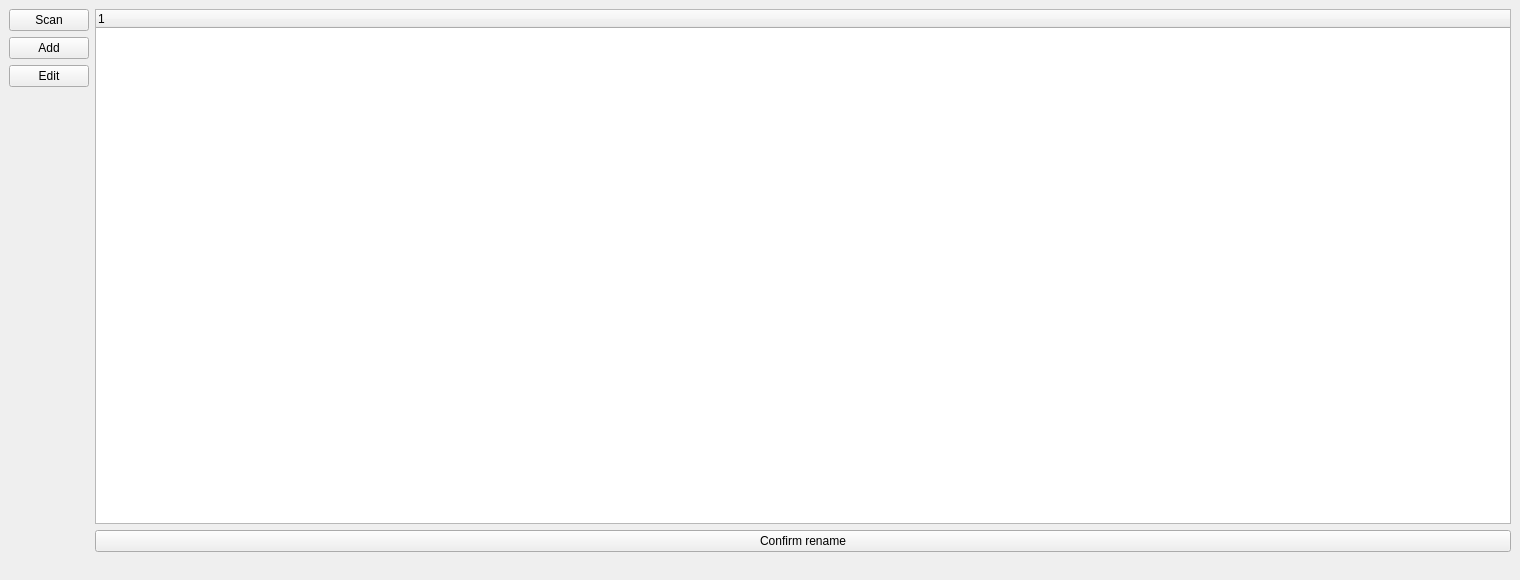
<?xml version="1.0" encoding="UTF-8"?>
<ui version="4.0">
 <class>MainWindow</class>
 <widget class="QMainWindow" name="MainWindow">
  <property name="geometry">
   <rect>
    <x>0</x>
    <y>0</y>
    <width>1520</width>
    <height>580</height>
   </rect>
  </property>
  <property name="sizePolicy">
   <sizepolicy hsizetype="Fixed" vsizetype="Fixed">
    <horstretch>0</horstretch>
    <verstretch>0</verstretch>
   </sizepolicy>
  </property>
  <property name="minimumSize">
   <size>
    <width>1520</width>
    <height>580</height>
   </size>
  </property>
  <property name="maximumSize">
   <size>
    <width>1520</width>
    <height>580</height>
   </size>
  </property>
  <property name="windowTitle">
   <string>qAnime2</string>
  </property>
  <widget class="QWidget" name="central_widget">
   <layout class="QHBoxLayout" name="horizontalLayout">
    <item>
     <layout class="QVBoxLayout" name="vlayout_buttons">
      <item>
       <widget class="QPushButton" name="button_scan">
        <property name="text">
         <string>Scan</string>
        </property>
       </widget>
      </item>
      <item>
       <widget class="QPushButton" name="button_add">
        <property name="text">
         <string>Add</string>
        </property>
       </widget>
      </item>
      <item>
       <widget class="QPushButton" name="button_edit">
        <property name="text">
         <string>Edit</string>
        </property>
       </widget>
      </item>
      <item>
       <spacer name="verticalSpacer">
        <property name="orientation">
         <enum>Qt::Vertical</enum>
        </property>
        <property name="sizeHint" stdset="0">
         <size>
          <width>20</width>
          <height>40</height>
         </size>
        </property>
       </spacer>
      </item>
     </layout>
    </item>
    <item>
     <layout class="QVBoxLayout" name="vlayout_table">
      <item>
       <widget class="QTreeWidget" name="tree_torrents">
        <column>
         <property name="text">
          <string notr="true">1</string>
         </property>
        </column>
       </widget>
      </item>
      <item>
       <widget class="QPushButton" name="button_confirm_rename">
        <property name="text">
         <string>Confirm rename</string>
        </property>
       </widget>
      </item>
     </layout>
    </item>
   </layout>
  </widget>
  <widget class="QMenuBar" name="menubar">
   <property name="geometry">
    <rect>
     <x>0</x>
     <y>0</y>
     <width>1520</width>
     <height>21</height>
    </rect>
   </property>
  </widget>
  <widget class="QStatusBar" name="statusbar">
   <property name="sizeGripEnabled">
    <bool>false</bool>
   </property>
  </widget>
 </widget>
 <resources/>
 <connections/>
</ui>
